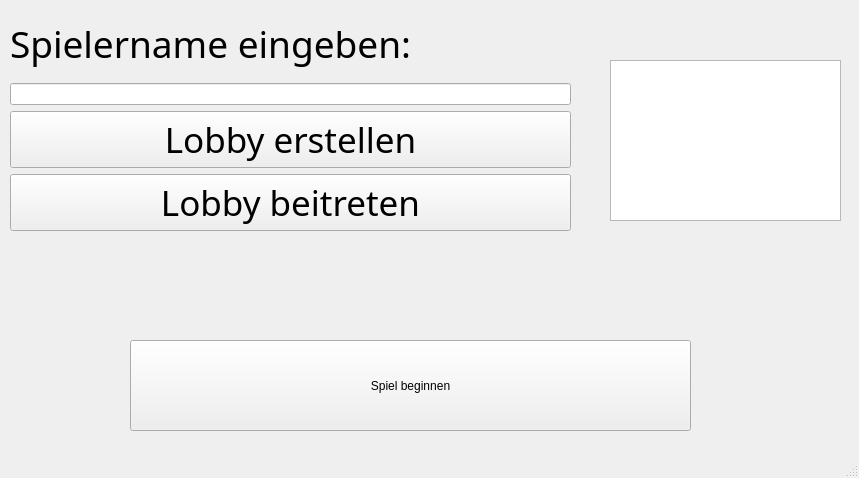
<?xml version="1.0" encoding="UTF-8"?>
<ui version="4.0">
 <class>MainWindow</class>
 <widget class="QMainWindow" name="MainWindow">
  <property name="geometry">
   <rect>
    <x>0</x>
    <y>0</y>
    <width>859</width>
    <height>478</height>
   </rect>
  </property>
  <property name="windowTitle">
   <string>MainWindow</string>
  </property>
  <widget class="QWidget" name="centralwidget">
   <widget class="QPushButton" name="pushButton_3">
    <property name="geometry">
     <rect>
      <x>130</x>
      <y>340</y>
      <width>561</width>
      <height>91</height>
     </rect>
    </property>
    <property name="text">
     <string>Spiel beginnen</string>
    </property>
   </widget>
   <widget class="QPlainTextEdit" name="logEditor">
    <property name="geometry">
     <rect>
      <x>610</x>
      <y>60</y>
      <width>231</width>
      <height>161</height>
     </rect>
    </property>
   </widget>
   <widget class="QWidget" name="">
    <property name="geometry">
     <rect>
      <x>10</x>
      <y>10</y>
      <width>561</width>
      <height>221</height>
     </rect>
    </property>
    <layout class="QVBoxLayout" name="verticalLayout_2">
     <item>
      <widget class="QLabel" name="label">
       <property name="font">
        <font>
         <family>Candara Light</family>
         <pointsize>28</pointsize>
        </font>
       </property>
       <property name="text">
        <string>Spielername eingeben:</string>
       </property>
      </widget>
     </item>
     <item>
      <widget class="QLineEdit" name="lineEdit"/>
     </item>
     <item>
      <widget class="QPushButton" name="startStopButton">
       <property name="font">
        <font>
         <family>Candara Light</family>
         <pointsize>26</pointsize>
        </font>
       </property>
       <property name="text">
        <string>Lobby erstellen</string>
       </property>
      </widget>
     </item>
     <item>
      <widget class="QPushButton" name="connectButton">
       <property name="font">
        <font>
         <family>Candara Light</family>
         <pointsize>26</pointsize>
        </font>
       </property>
       <property name="text">
        <string>Lobby beitreten</string>
       </property>
      </widget>
     </item>
    </layout>
   </widget>
  </widget>
  <widget class="QMenuBar" name="menubar">
   <property name="geometry">
    <rect>
     <x>0</x>
     <y>0</y>
     <width>859</width>
     <height>21</height>
    </rect>
   </property>
  </widget>
  <widget class="QStatusBar" name="statusbar"/>
 </widget>
 <resources/>
 <connections/>
</ui>
